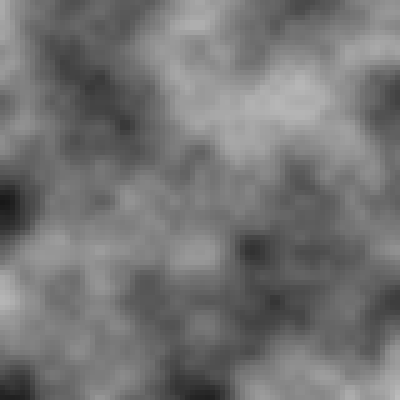
Frame 1 (no input)
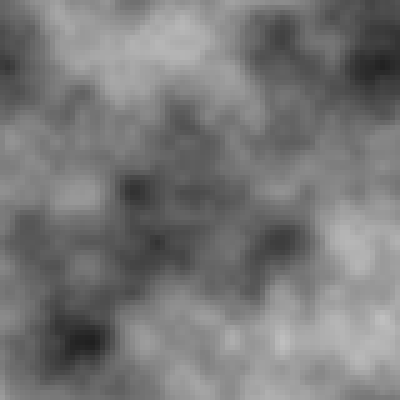
Frame 60 (no input)
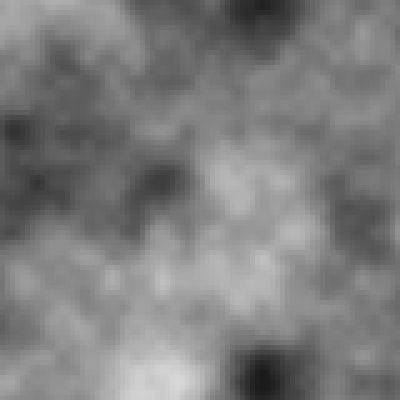
Frame 120 (the mouse pressed at the canvas centre since frame 60)

The p5.js sketch that drew these frames (run headless with seeded random() and noise() and a simulated clock; from frame 60 on, the mouse is pressed at the canvas centre):

// p5.js sketch
// ── sketch.js
// IMA NYU Shanghai
// the Nature of Code
// MOQN
// Mar 15 2017


function setup() {
  createCanvas(400, 400);
  background(0);
  noStroke();
}


function draw() {
  background(0);

  var resolution = 5;
  for (var y = 0; y < height; y += resolution) {
    for (var x = 0; x < width; x += resolution) {

      var freq1 = (x + frameCount*2) * 0.01;
      var freq2 = (y + frameCount) * 0.01;
      var noiseValue = noise(freq1, freq2);
      var white = map(noiseValue, 0, 1, 0, 255);
      
      fill(white);
      rect(x, y, resolution, resolution);
    }
  }
}
